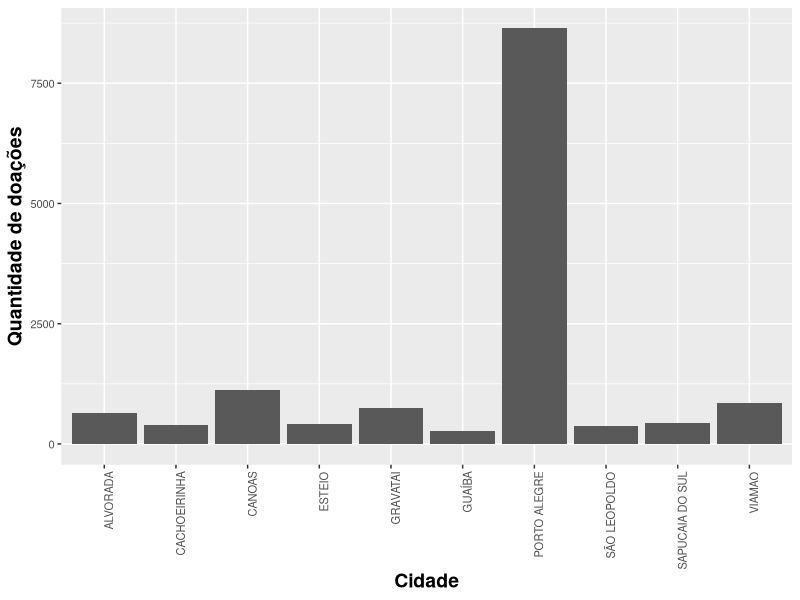
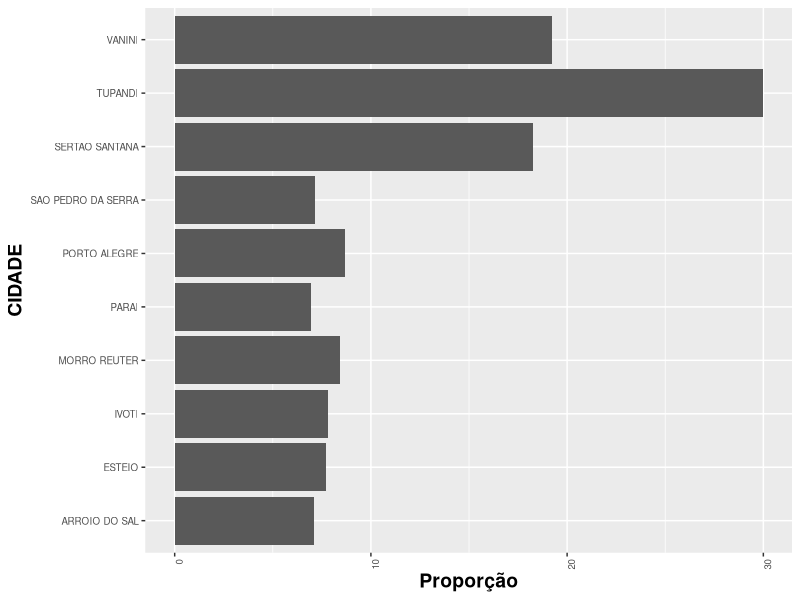
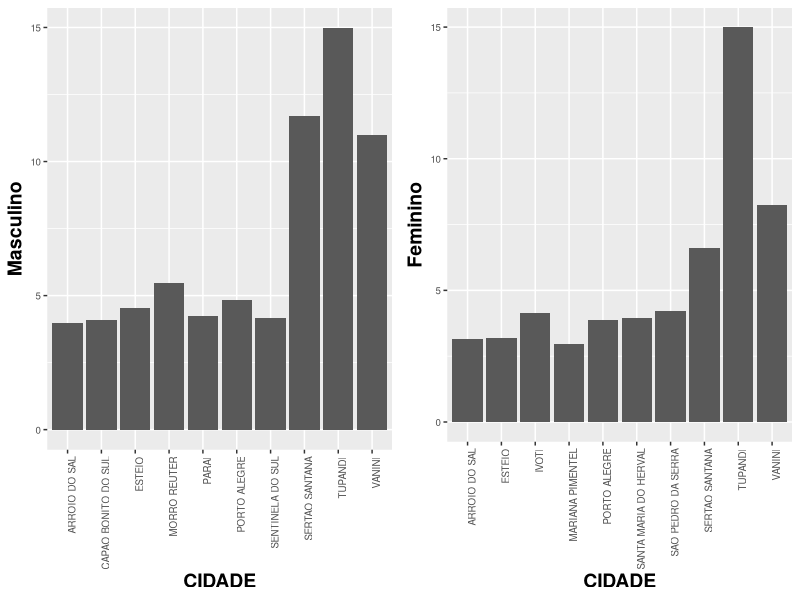
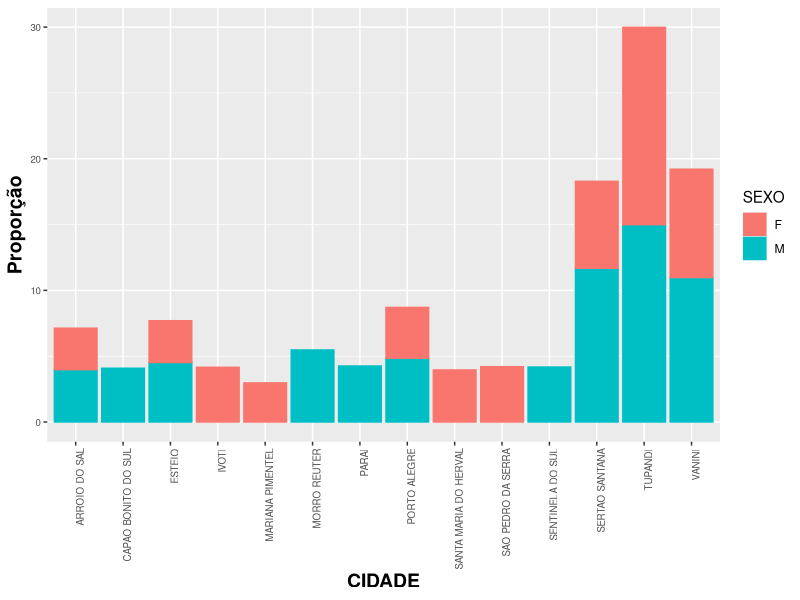
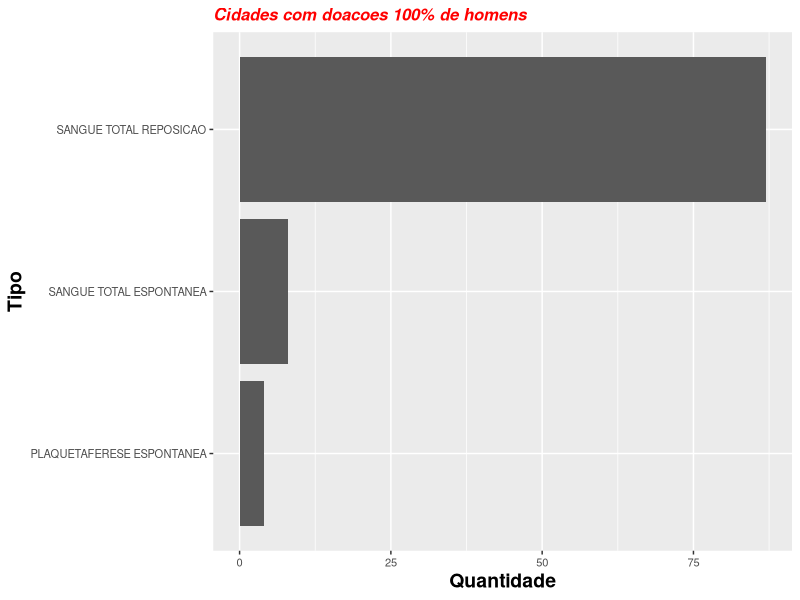
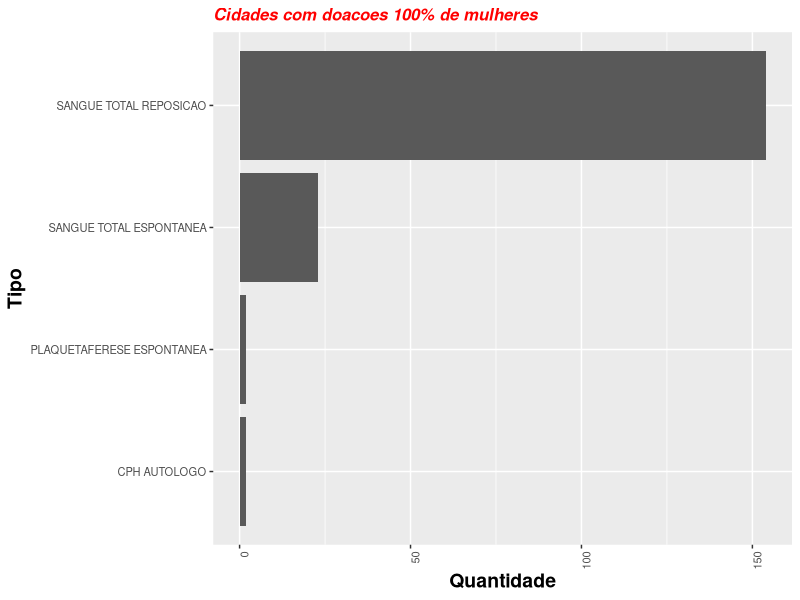
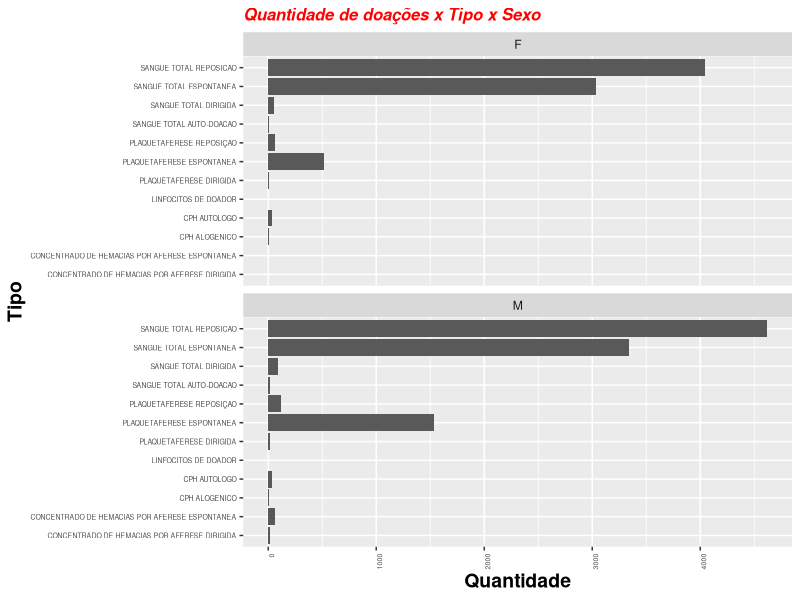
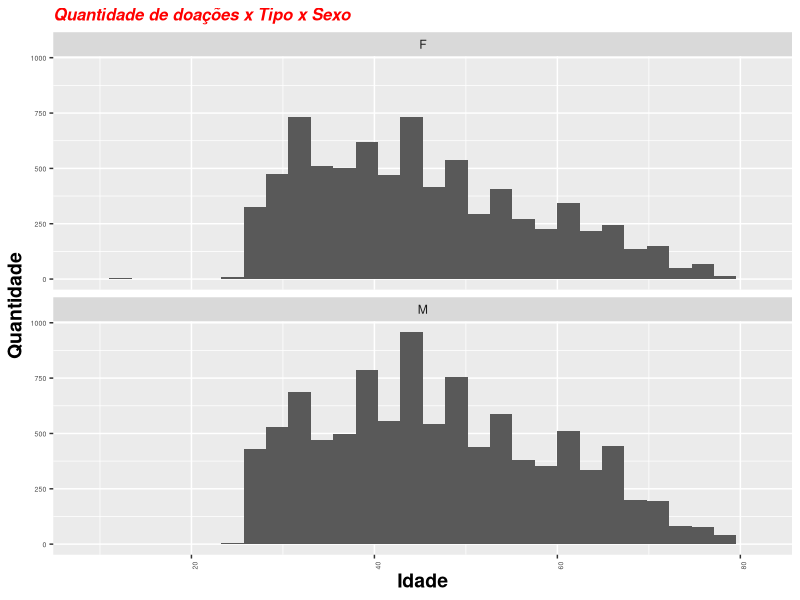

Recreate these plots in R, in order.
## ---- chunk 1
library(tidyverse)
library(gridExtra)
library(readr)
library(stringr)
library(reshape2)
library(stringi)

# SE ESTIVER USANDO MAC, Setando Encoding
Sys.setlocale("LC_ALL", "pt_BR.UTF-8")
## ---- chunk 2
doacoes <- read.csv2(file = 'doacao-Table 1.csv')
transfusoes <- read.csv2(file = 'transfusao-Table 1.csv')
## ---- chunk 3
head(doacoes)
## ---- chunk 4
head(transfusoes)
## ---- chunk 5
doacoes <- subset(doacoes, select = -c(ID) )
transfusoes <- subset(transfusoes, select = -c(ID) )
## ---- chunk 6
head(doacoes)
## ---- chunk 7
head(transfusoes)
## ---- chunk 8
summary(doacoes)
## ---- chunk 9
cidades <- table(doacoes$CIDADE)
head(cidades)
## ---- chunk 10
length(cidades)
## ---- chunk 11
cidades <- as.data.frame(cidades)
colnames(cidades) <- c("Cidade", "Doacoes")
head(cidades)
## ---- chunk 12
order.donnations <- with(cidades, order(-Doacoes))
first_ten <- head(cidades[order.donnations,],  10)
first_ten
## ---- chunk 13
first_ten %>% 
  ggplot(mapping = aes(x = Cidade, y = Doacoes))+
  geom_col() +
  ylab("Quantidade de doações")+
  theme(axis.text=element_text(size=8),
        axis.text.x = element_text(angle = 90, hjust = 1),
        axis.title=element_text(size=14,face="bold"))

## ---- chunk 14
pop_cidades <- read.csv2(file = '20170831populacao-municipio-sexo-fx-2016.csv', sep = ";")
head(pop_cidades)
## ---- chunk 15
pop_cidades$MUNICIPIO <- str_to_upper(pop_cidades$MUNICIPIO)
doacoes$CIDADE <- str_to_upper(doacoes$CIDADE)

head(pop_cidades)
## ---- chunk 16
colnames(pop_cidades)[2]  <- "CIDADE"
head(pop_cidades)
## ---- chunk 17
aux <- doacoes %>%
  filter(str_detect(CIDADE,"SÃO"))

print(aux$CIDADE[1:2])

aux <- doacoes %>%
  filter(str_detect(CIDADE,"SAO"))

print(aux$CIDADE[1:2])

#Removendo acentua????o.
doacoes$CIDADE <- stri_trans_general(doacoes$CIDADE,"Latin-ASCII")

print("VALORES COM ACENTUAÇÃO")
doacoes %>%
  filter(str_detect(CIDADE,"SÃO")) %>%
  print()

print("VALORES SEM ACENTUAÇÃO")
doacoes %>%
  filter(str_detect(CIDADE,"SAO")) %>%
  head() %>%
  print()

pop_cidades$CIDADE <- stri_trans_general(pop_cidades$CIDADE,"Latin-ASCII")

pop_cidades %>%
  filter(str_detect(CIDADE,"GRAV")) %>%
  head() %>%
  print()

## ---- chunk 18
doacoes <- doacoes %>%
  left_join(pop_cidades, by = "CIDADE") 

head(doacoes)
## ---- chunk 19
doacoes$CIDADE <- factor(doacoes$CIDADE)

group_cidade <- group_by(doacoes, CIDADE, TOTAL, TOTAL_H, TOTAL_M)%>%
  summarise(DOACOES=n()) %>%
  arrange(-DOACOES)

group_cidade$PROPORCAO <- group_cidade$DOACOES/group_cidade$TOTAL

group_cidade <- group_cidade %>% 
  arrange(-PROPORCAO)

## ---- chunk 20
group_cidade %>% 
  head(n = 10) %>%
  ggplot(mapping = aes(x = CIDADE, y = PROPORCAO))+
  geom_bar(stat = "identity")+
  ylab("Proporção")+
  coord_flip()+
  theme(axis.text=element_text(size=7),
        axis.text.x = element_text(angle = 90, hjust = 1),
        axis.title=element_text(size=14,face="bold"))
## ---- chunk 21

# Começamos agrupando o nosso dataset por sexo.
group_cidade_sexo <- group_by(doacoes, CIDADE, TOTAL, TOTAL_H, TOTAL_M, SEXO)%>%
  summarise(DOACOES=n())

group_cidade_sexo$PROPORCAO <- group_cidade_sexo$DOACOES/group_cidade_sexo$TOTAL

#Ok, agora precisamos separar mulheres e homens já aproveitando para remover dados incompletos.
group_cidade_homens <- subset(group_cidade_sexo, SEXO == 'M')
group_cidade_homens <- group_cidade_homens[complete.cases(group_cidade_homens[,1:7]),]

group_cidade_mulheres <- subset(group_cidade_sexo, SEXO == 'F')
group_cidade_mulheres <- group_cidade_mulheres[complete.cases(group_cidade_mulheres[,1:7]),]

#Agora vamos filtrar somente as 10 cidades com maiores proporções de doação para cada sexo.
group_cidade_homens <- group_cidade_homens %>%
  arrange(-PROPORCAO) %>%
  head(n=10)

group_cidade_mulheres <- group_cidade_mulheres %>%
  arrange(-PROPORCAO) %>%
  head(n=10)

#Pronto, agora vamos agrupar novamente os dados para então plotarmos esses valores.
group_cidade_sexo <- union(group_cidade_homens, group_cidade_mulheres)

head(group_cidade_sexo)
## ---- chunk 22

plot_m <- group_cidade_sexo %>%
  subset(SEXO == 'M') %>%
  ggplot(mapping = aes(x = CIDADE, y = PROPORCAO))+
  geom_bar(stat = "identity")+
  ylab("Masculino")+
  theme(axis.text=element_text(size=7),
        axis.text.x = element_text(angle = 90, hjust = 1),
        axis.title=element_text(size=14,face="bold"))

plot_f <- group_cidade_sexo %>%
  subset(SEXO == 'F') %>%
  ggplot(mapping = aes(x = CIDADE, y = PROPORCAO))+
  geom_bar(stat = "identity")+
  ylab("Feminino")+
  theme(axis.text=element_text(size=7),
        axis.text.x = element_text(angle = 90, hjust = 1),
        axis.title=element_text(size=14,face="bold"))


grid.arrange(plot_m, plot_f, ncol = 2)
## ---- chunk 23
group_cidade_sexo %>%
  subset(CIDADE %in% group_cidade_sexo$CIDADE) %>%
  ggplot(mapping = aes(x = CIDADE, y = PROPORCAO, color= SEXO, fill=SEXO))+
  geom_bar(stat = "identity")+
  ylab("Proporção")+
  theme(axis.text=element_text(size=7),
        axis.text.x = element_text(angle = 90, hjust = 1),
        axis.title=element_text(size=14,face="bold"))  
## ---- chunk 24
nomes <- c("CAPAO BONITO DO SUL", "MORRO REUTER", "PARAI", "SENTINELA DO SUL")

doacoes %>%
  filter(CIDADE %in% nomes) %>%
  ggplot(mapping = aes(x = TIPO))+
  geom_bar()+
  labs(title="Cidades com doacoes 100% de homens")+
  ylab("Quantidade")+
  xlab("Tipo")+
  coord_flip()+
  theme(axis.text=element_text(size=8),
        plot.title = element_text(color="red", size=12, face="bold.italic"),
        axis.title=element_text(size=14,face="bold")) 
## ---- chunk 25
nomes <- c("IVOTI", "MARIANA PIMENTEL", "SANTA MARIA DO HERVAL", "SAO PEDRO DA SERRA")

doacoes %>%
  filter(CIDADE %in% nomes) %>%
  ggplot(mapping = aes(x = TIPO))+
  geom_bar()+
  labs(title="Cidades com doacoes 100% de mulheres")+
  ylab("Quantidade")+
  xlab("Tipo")+
  coord_flip()+
  theme(axis.text=element_text(size=8),
        plot.title = element_text(color="red", size=12, face="bold.italic"),
        axis.text.x = element_text(angle = 90, hjust = 1),
        axis.title=element_text(size=14,face="bold")) 
## ---- chunk 26
doacoes %>%
  ggplot(mapping = aes(x = TIPO))+
  geom_bar()+
  labs(title="Quantidade de doações x Tipo x Sexo")+
  ylab("Quantidade")+
  xlab("Tipo")+
  coord_flip()+
  theme(axis.text=element_text(size=5),
        plot.title = element_text(color="red", size=12, face="bold.italic"),
        axis.text.x = element_text(angle = 90, hjust = 1),
        axis.title=element_text(size=14,face="bold"))+
  facet_wrap(~ SEXO, ncol = 1)
## ---- chunk 27
calc_idade <- function(data_str) {
  data_nasc <- as.Date(as.character(data_str), format="%Y-%m-%d %H:%M:%S")
  years <- as.numeric(difftime(Sys.Date(), data_nasc, unit="weeks"))/52.25
  return(as.numeric(round(years)))
}
## ---- chunk 28
doacoes$IDADE <- sapply(doacoes$NASCIMENTO, calc_idade)
summary(doacoes$IDADE)
## ---- chunk 29
doacoes %>%
  ggplot(mapping = aes(x = IDADE))+
  geom_histogram()+
  labs(title="Quantidade de doações x Tipo x Sexo")+
  ylab("Quantidade")+
  xlab("Idade")+
  theme(axis.text=element_text(size=5),
        plot.title = element_text(color="red", size=12, face="bold.italic"),
        axis.text.x = element_text(angle = 90, hjust = 1),
        axis.title=element_text(size=14,face="bold"))+
  facet_wrap(~ SEXO, ncol = 1)
## ---- chunk 30
poa_df <- subset(doacoes, doacoes$CIDADE == 'PORTO ALEGRE')

print('Sumário por bairros.')
summary(poa_df$BAIRRO)
## ---- chunk 31
poa_bairros_df <- poa_df[ poa_df$BAIRRO %in%  names(table(poa_df$BAIRRO))[table(poa_df$BAIRRO) > 100] , ]

poa_bairros_df %>% 
  ggplot(mapping = aes(x = BAIRRO))+
  geom_bar() +
  ylab("Número de Doadores")+
  theme(axis.text=element_text(size=7),
        axis.text.x = element_text(angle = 90, hjust = 1),
        axis.title=element_text(size=14,face="bold"))
## ---- chunk 32
doacoes %>% 
  ggplot(mapping = aes(x = IDADE))+
  geom_histogram(binwidth = 1)+
  ylab("Quantidade")+
  theme(axis.text=element_text(size=7),
        axis.title=element_text(size=14,face="bold"))
## ---- chunk 33
ggplot(data = doacoes, mapping = aes(x = SEXO, y = IDADE, group = 1))+
  stat_summary(fun.ymin = min, fun.ymax = max, fun.y = median)+
  geom_line(stat = 'summary', fun.y = mean)+
  geom_line(stat = 'summary', fun.y = quantile, fun.args = list(probs = .1),
            linetype = 2, color =  'blue')+
  geom_line(stat = 'summary', fun.y = quantile, fun.args = list(probs = .75),
            linetype = 3, color =  'red')+
  geom_line(stat = 'summary', fun.y = quantile, fun.args = list(probs = .9),
            linetype = 2, color =  'blue')+
  geom_line(stat = 'summary', fun.y = quantile, fun.args = list(probs = .25),
            linetype = 3, color =  'red')
## ---- chunk 34
doacoes %>% 
  ggplot(mapping = aes(x = IDADE))+
  geom_histogram(binwidth = 1)+
  ylab("Quantidade")+
  theme(axis.text=element_text(size=7),
        axis.title=element_text(size=14,face="bold"))+
  facet_wrap( ~ SEXO, ncol = 2)
## ---- chunk 35
doacoes %>% 
  subset(CIDADE == 'PORTO ALEGRE') %>%
  ggplot(mapping = aes(x = IDADE))+
  geom_histogram(binwidth = 1)+
  ylab("Quantidade")+
  theme(axis.text=element_text(size=7),
        axis.title=element_text(size=14,face="bold"))+
  facet_wrap( ~ SEXO, ncol = 2)
## ---- chunk 36
doacoes[ doacoes$CIDADE %in%  names(table(doacoes$CIDADE))[table(doacoes$CIDADE) > 250] , ] %>% 
  subset(CIDADE != 'PORTO ALEGRE') %>%
  ggplot(mapping = aes(x = IDADE))+
  geom_histogram(binwidth = 1)+
  ylab("Quantidade")+
  theme(axis.text=element_text(size=7),
        axis.title=element_text(size=14,face="bold"))+
  facet_wrap( ~CIDADE, ncol = 2)
